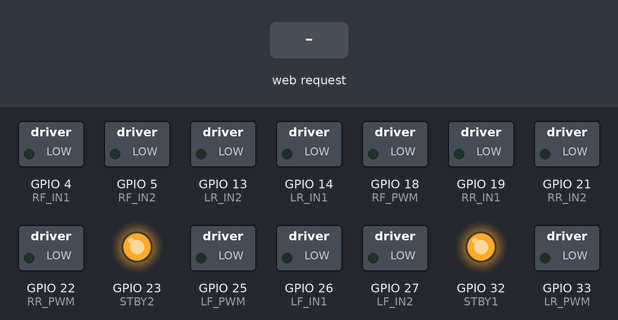
A sketch run on a simulated ESP32. Shown: switched loads named in the sketch (green lamp = pin HIGH), output pins drawn as LEDs (lit = HIGH). The inputs (shaded band) are chosen by the test bench. WiFi joins after 1.5 s; servers stay silent unless stated; what the sketch prints to the serial monitor is not drawn.

Above: at 2.7 s.
2.8 s: HTTP request GET /forward received
At 3.6 s:
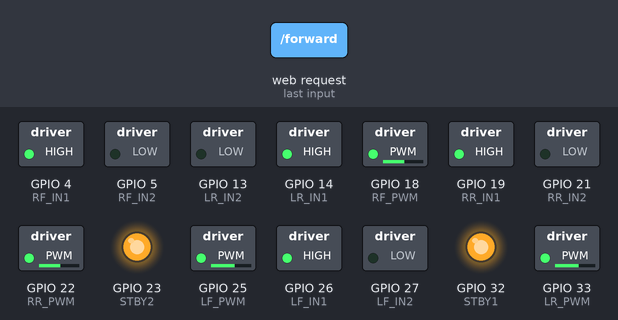
5.3 s: HTTP request GET /backward received
At 5.6 s:
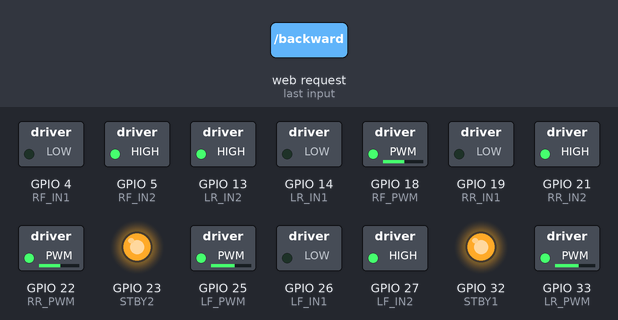
7.8 s: HTTP request GET /left received
At 8.6 s:
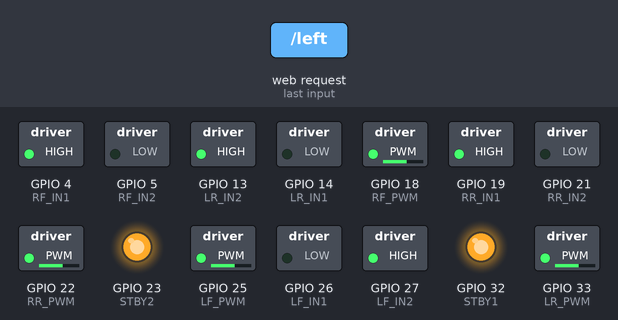
10.3 s: HTTP request GET /right received
At 10.6 s:
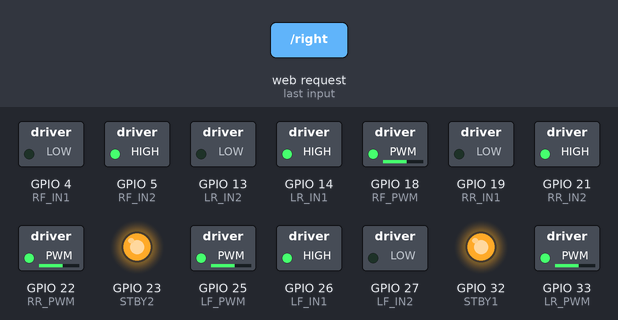
Timing chart, 0 to 13.3 s (numbered marks = the images above; inputs shaded):
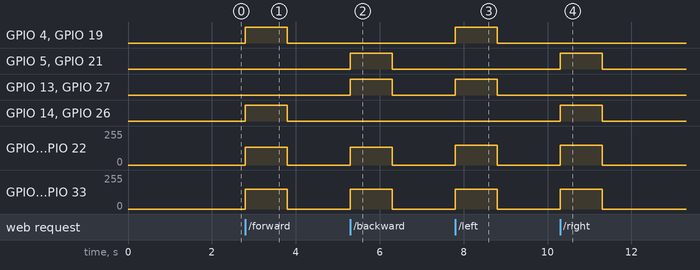

Measured:
- after the input at 2.8 s, GPIO 4 (RF_IN1), GPIO 14 (LR_IN1), GPIO 19 (RR_IN1), GPIO 26 (LF_IN1): LOW → HIGH at once, → LOW 1.0 s later; GPIO 18 (RF_PWM), GPIO 22 (RR_PWM): 0/255 → 134/255 at once, → 0/255 1.0 s later; GPIO 25 (LF_PWM), GPIO 33 (LR_PWM): 0/255 → 149/255 at once, → 0/255 1.0 s later
- after the input at 5.3 s, GPIO 5 (RF_IN2), GPIO 13 (LR_IN2), GPIO 21 (RR_IN2), GPIO 27 (LF_IN2): LOW → HIGH at once, → LOW 1.0 s later; GPIO 18 (RF_PWM), GPIO 22 (RR_PWM): 0/255 → 134/255 at once, → 0/255 1.0 s later; GPIO 25 (LF_PWM), GPIO 33 (LR_PWM): 0/255 → 149/255 at once, → 0/255 1.0 s later
- after the input at 7.8 s, GPIO 4 (RF_IN1), GPIO 13 (LR_IN2), GPIO 19 (RR_IN1), GPIO 27 (LF_IN2): LOW → HIGH at once, → LOW 1.0 s later; GPIO 18 (RF_PWM), GPIO 22 (RR_PWM), GPIO 25 (LF_PWM), GPIO 33 (LR_PWM): 0/255 → 149/255 at once, → 0/255 1.0 s later
- after the input at 10.3 s, GPIO 5 (RF_IN2), GPIO 14 (LR_IN1), GPIO 21 (RR_IN2), GPIO 26 (LF_IN1): LOW → HIGH at once, → LOW 1.0 s later; GPIO 18 (RF_PWM), GPIO 22 (RR_PWM), GPIO 25 (LF_PWM), GPIO 33 (LR_PWM): 0/255 → 149/255 at once, → 0/255 1.0 s later

The sketch:

check_motors.ino
```cpp
#include <WiFi.h>
#include <WebServer.h>

/************ WIFI ************/
const char* ssid = "SANJEEVI";
const char* password = "YOUR_WIFI_PASSWORD";

/************ WEB SERVER ************/
WebServer server(80);

/************ SPEED + TRIM ************/
int speedValue = 150;

int leftTrim  = 0;
int rightTrim = -15;

/************ FAILSAFE ************/
unsigned long lastCommandTime = 0;
const unsigned long failsafeTimeout = 1000;

/************ DRIVER 1 (LEFT SIDE) ************/
#define LF_IN1 26
#define LF_IN2 27
#define LF_PWM 25

#define LR_IN1 14
#define LR_IN2 13
#define LR_PWM 33

#define STBY1 32

/************ DRIVER 2 (RIGHT SIDE) ************/
/* GPIO 5 removed (boot strap pin issue) */

#define RF_IN1 4
#define RF_IN2 5
#define RF_PWM 18

#define RR_IN1 19
#define RR_IN2 21
#define RR_PWM 22

#define STBY2 23

/************ PWM ************/
#define PWM_FREQ 1000
#define PWM_RES 8

/************ HTML UI ************/
String webpage = R"====(
<!DOCTYPE html>
<html>

<head>
<meta name="viewport" content="width=device-width, initial-scale=1">

<style>

*{
  margin:0;
  padding:0;
  box-sizing:border-box;
}

body{
  background:linear-gradient(135deg,#0f2027,#203a43,#2c5364);
  min-height:100vh;
  display:flex;
  flex-direction:column;
  align-items:center;
  justify-content:center;
  font-family:Arial;
  color:white;
}

h1{
  margin-bottom:20px;
  font-size:32px;
}

.status{
  margin-bottom:20px;
  padding:10px 20px;
  border-radius:20px;
  background:#111;
  color:#00ff99;
}

.dpad{
  position:relative;
  width:220px;
  height:220px;
}

.btn{
  position:absolute;
  width:70px;
  height:70px;
  border:none;
  border-radius:18px;
  font-size:24px;
  font-weight:bold;
  background:#111;
  color:#00ff99;
  box-shadow:0 0 15px rgba(0,255,153,0.4);
}

.btn:active{
  transform:scale(0.95);
}

#up{
  top:0;
  left:50%;
  transform:translateX(-50%);
}

#down{
  bottom:0;
  left:50%;
  transform:translateX(-50%);
}

#left{
  left:0;
  top:50%;
  transform:translateY(-50%);
}

#right{
  right:0;
  top:50%;
  transform:translateY(-50%);
}

#stop{
  left:50%;
  top:50%;
  transform:translate(-50%,-50%);
  background:#ff3355;
  color:white;
  width:60px;
  height:60px;
  font-size:12px;
}

.controls{
  margin-top:30px;
  width:300px;
}

.slider{
  width:100%;
}

.speedText{
  margin-top:10px;
  text-align:center;
  font-size:22px;
  color:#00ff99;
}

.trimSection{
  margin-top:25px;
  padding:15px;
  background:rgba(0,0,0,0.3);
  border-radius:12px;
  width:300px;
}

.trimTitle{
  text-align:center;
  font-size:18px;
  color:#ffcc00;
  margin-bottom:10px;
}

.trimSlider{
  width:100%;
}

.trimValue{
  text-align:center;
  font-size:18px;
  color:#ffcc00;
  margin-top:5px;
}

</style>
</head>

<body>

<h1>🤖 EDGE DRIVE</h1>

<div class="status" id="status">
CONNECTED
</div>

<div class="dpad">

<button class="btn" id="up"
onpointerdown="sendCmd('forward')"
onpointerup="sendCmd('stop')">▲</button>

<button class="btn" id="down"
onpointerdown="sendCmd('backward')"
onpointerup="sendCmd('stop')">▼</button>

<button class="btn" id="left"
onpointerdown="sendCmd('left')"
onpointerup="sendCmd('stop')">◄</button>

<button class="btn" id="right"
onpointerdown="sendCmd('right')"
onpointerup="sendCmd('stop')">►</button>

<button class="btn" id="stop"
onclick="sendCmd('stop')">STOP</button>

</div>

<div class="controls">

<input type="range"
min="70"
max="255"
value="150"
class="slider"
id="speedSlider"
oninput="updateSpeed(this.value)">

<div class="speedText">
Speed: <span id="speedValue">150</span>
</div>

</div>

<div class="trimSection">
<div class="trimTitle">⚙️ Right Trim</div>
<input type="range"
min="-50"
max="50"
value="-15"
class="trimSlider"
id="trimSlider"
oninput="updateTrim(this.value)">
<div class="trimValue">
Trim: <span id="trimValue">-15</span>
</div>
</div>

<script>

function sendCmd(cmd)
{
  fetch('/'+cmd);

  document.getElementById('status').innerHTML =
  'COMMAND : ' + cmd.toUpperCase();
}

function updateSpeed(val)
{
  fetch('/speed?value='+val);

  document.getElementById('speedValue').innerHTML = val;
}

function updateTrim(val)
{
  fetch('/trim?value='+val);

  document.getElementById('trimValue').innerHTML = val;
}

/************ KEYBOARD SUPPORT ************/

document.addEventListener('keydown', function(e){

  if(e.repeat) return;

  if(e.key === 'ArrowUp')
    sendCmd('forward');

  else if(e.key === 'ArrowDown')
    sendCmd('backward');

  else if(e.key === 'ArrowLeft')
    sendCmd('left');

  else if(e.key === 'ArrowRight')
    sendCmd('right');

  else if(e.key === ' ')
    sendCmd('stop');
});

document.addEventListener('keyup', function(e){

  if(['ArrowUp','ArrowDown','ArrowLeft','ArrowRight'].includes(e.key))
  {
    sendCmd('stop');
  }
});

window.onblur = function()
{
  sendCmd('stop');
};

</script>

</body>
</html>
)====";

/************ MOTOR FUNCTION ************/
void setMotor(int in1, int in2, int pwm, bool d1, bool d2, int pwmValue)
{
  digitalWrite(in1, d1);
  digitalWrite(in2, d2);

  pwmValue = constrain(pwmValue, 0, 255);

  ledcWrite(pwm, pwmValue);
}

/************ STOP MOTOR ************/
void stopMotor(int in1, int in2, int pwm)
{
  digitalWrite(in1, LOW);
  digitalWrite(in2, LOW);

  ledcWrite(pwm, 0);
}

/************ FORWARD ************/
void moveForward()
{
  int leftSpeed  = speedValue + leftTrim;
  int rightSpeed = speedValue + rightTrim;

  setMotor(LF_IN1, LF_IN2, LF_PWM, HIGH, LOW, leftSpeed);
  setMotor(LR_IN1, LR_IN2, LR_PWM, HIGH, LOW, leftSpeed);

  setMotor(RF_IN1, RF_IN2, RF_PWM, HIGH, LOW, rightSpeed);
  setMotor(RR_IN1, RR_IN2, RR_PWM, HIGH, LOW, rightSpeed);
}

/************ BACKWARD ************/
void moveBackward()
{
  int leftSpeed  = speedValue + leftTrim;
  int rightSpeed = speedValue + rightTrim;

  setMotor(LF_IN1, LF_IN2, LF_PWM, LOW, HIGH, leftSpeed);
  setMotor(LR_IN1, LR_IN2, LR_PWM, LOW, HIGH, leftSpeed);

  setMotor(RF_IN1, RF_IN2, RF_PWM, LOW, HIGH, rightSpeed);
  setMotor(RR_IN1, RR_IN2, RR_PWM, LOW, HIGH, rightSpeed);
}

/************ LEFT ************/
void turnLeft()
{
  setMotor(LF_IN1, LF_IN2, LF_PWM, LOW, HIGH, speedValue);
  setMotor(LR_IN1, LR_IN2, LR_PWM, LOW, HIGH, speedValue);

  setMotor(RF_IN1, RF_IN2, RF_PWM, HIGH, LOW, speedValue);
  setMotor(RR_IN1, RR_IN2, RR_PWM, HIGH, LOW, speedValue);
}

/************ RIGHT ************/
void turnRight()
{
  setMotor(LF_IN1, LF_IN2, LF_PWM, HIGH, LOW, speedValue);
  setMotor(LR_IN1, LR_IN2, LR_PWM, HIGH, LOW, speedValue);

  setMotor(RF_IN1, RF_IN2, RF_PWM, LOW, HIGH, speedValue);
  setMotor(RR_IN1, RR_IN2, RR_PWM, LOW, HIGH, speedValue);
}

/************ STOP ************/
void stopMotors()
{
  stopMotor(LF_IN1, LF_IN2, LF_PWM);
  stopMotor(LR_IN1, LR_IN2, LR_PWM);

  stopMotor(RF_IN1, RF_IN2, RF_PWM);
  stopMotor(RR_IN1, RR_IN2, RR_PWM);
}

/************ SETUP ************/
void setup()
{
  Serial.begin(115200);

  pinMode(LF_IN1, OUTPUT);
  pinMode(LF_IN2, OUTPUT);

  pinMode(LR_IN1, OUTPUT);
  pinMode(LR_IN2, OUTPUT);

  pinMode(RF_IN1, OUTPUT);
  pinMode(RF_IN2, OUTPUT);

  pinMode(RR_IN1, OUTPUT);
  pinMode(RR_IN2, OUTPUT);

  pinMode(STBY1, OUTPUT);
  pinMode(STBY2, OUTPUT);

  /************ PWM ************/
  ledcAttach(LF_PWM, PWM_FREQ, PWM_RES);
  ledcAttach(LR_PWM, PWM_FREQ, PWM_RES);

  ledcAttach(RF_PWM, PWM_FREQ, PWM_RES);
  ledcAttach(RR_PWM, PWM_FREQ, PWM_RES);

  /************ SAFETY STOP ************/
  stopMotors();

  /************ ENABLE DRIVERS ************/
  digitalWrite(STBY1, HIGH);
  digitalWrite(STBY2, HIGH);

  /************ WIFI ************/
  WiFi.mode(WIFI_STA);

  WiFi.begin(ssid, password);

  Serial.print("Connecting");

  while(WiFi.status() != WL_CONNECTED)
  {
    delay(500);
    Serial.print(".");
  }

  Serial.println("");
  Serial.println("WiFi Connected");
  Serial.println(WiFi.localIP());

  /************ ROUTES ************/
  server.on("/", []()
  {
    server.send(200, "text/html", webpage);
  });

  server.on("/forward", []()
  {
    lastCommandTime = millis();

    moveForward();

    server.send(200, "text/plain", "OK");
  });

  server.on("/backward", []()
  {
    lastCommandTime = millis();

    moveBackward();

    server.send(200, "text/plain", "OK");
  });

  server.on("/left", []()
  {
    lastCommandTime = millis();

    turnLeft();

    server.send(200, "text/plain", "OK");
  });

  server.on("/right", []()
  {
    lastCommandTime = millis();

    turnRight();

    server.send(200, "text/plain", "OK");
  });

  server.on("/stop", []()
  {
    stopMotors();

    server.send(200, "text/plain", "OK");
  });

  server.on("/speed", []()
  {
    if(server.hasArg("value"))
    {
      speedValue = server.arg("value").toInt();

      if(speedValue < 70)
        speedValue = 70;
    }

    server.send(200, "text/plain", "OK");
  });

  server.on("/trim", []()
  {
    if(server.hasArg("value"))
    {
      rightTrim = server.arg("value").toInt();
      Serial.print("Right Trim: ");
      Serial.println(rightTrim);
    }

    server.send(200, "text/plain", "OK");
  });

  server.begin();

  Serial.println("Server Started");
  Serial.println(WiFi.localIP());
}

/************ LOOP ************/
void loop()
{
  server.handleClient();

  /************ FAILSAFE ************/
  if(millis() - lastCommandTime > failsafeTimeout)
  {
    stopMotors();
  }

  /************ WIFI RECONNECT ************/
  if(WiFi.status() != WL_CONNECTED)
  {
    WiFi.reconnect();
  }
}
```
